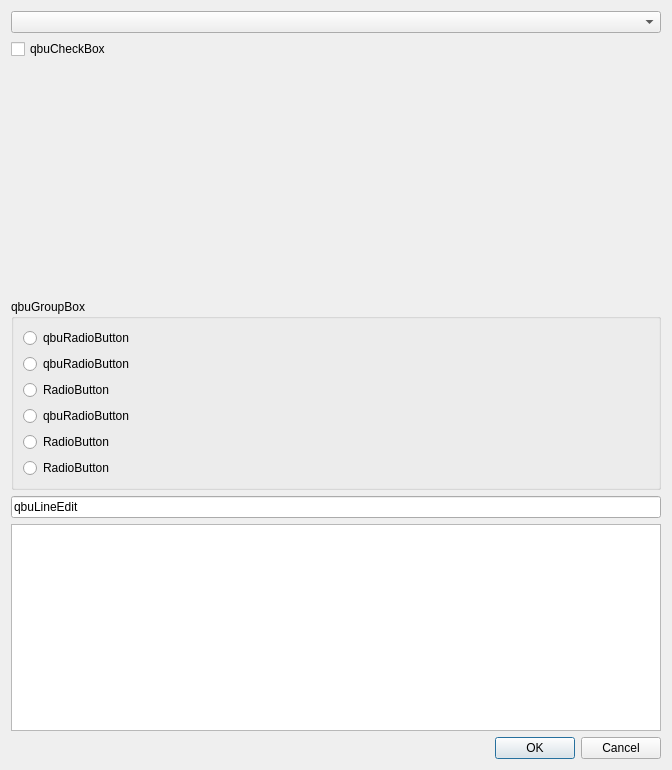
<?xml version="1.0" encoding="UTF-8"?>
<ui version="4.0">
 <class>DevelopGUIDB0</class>
 <widget class="QDialog" name="DevelopGUIDB0">
  <property name="geometry">
   <rect>
    <x>0</x>
    <y>0</y>
    <width>672</width>
    <height>770</height>
   </rect>
  </property>
  <property name="windowTitle">
   <string>Dialog</string>
  </property>
  <layout class="QVBoxLayout" name="verticalLayout">
   <item>
    <widget class="qbu::qbuComboBox" name="qbu::qbuComboBox">
     <property name="text" stdset="0">
      <string>qbuComboBox</string>
     </property>
    </widget>
   </item>
   <item>
    <widget class="qbu::qbuCheckBox" name="qbu::qbuCheckBox">
     <property name="text">
      <string>qbuCheckBox</string>
     </property>
    </widget>
   </item>
   <item>
    <spacer name="verticalSpacer">
     <property name="orientation">
      <enum>Qt::Vertical</enum>
     </property>
     <property name="sizeHint" stdset="0">
      <size>
       <width>17</width>
       <height>90</height>
      </size>
     </property>
    </spacer>
   </item>
   <item>
    <layout class="QHBoxLayout" name="horizontalLayout">
     <item>
      <widget class="qbu::qbuDateTimeEditor" name="qbu::qbuDateTimeEditor">
       <property name="text" stdset="0">
        <string>qbuDateTimeEditor</string>
       </property>
      </widget>
     </item>
     <item>
      <spacer name="horizontalSpacer">
       <property name="orientation">
        <enum>Qt::Horizontal</enum>
       </property>
       <property name="sizeHint" stdset="0">
        <size>
         <width>40</width>
         <height>20</height>
        </size>
       </property>
      </spacer>
     </item>
    </layout>
   </item>
   <item>
    <widget class="qbu::qbuGroupBox" name="qbu::qbuGroupBox">
     <property name="title">
      <string>qbuGroupBox</string>
     </property>
     <property name="text" stdset="0">
      <string>qbuGroupBox</string>
     </property>
     <layout class="QVBoxLayout" name="verticalLayout_2">
      <item>
       <widget class="qbu::qbuRadioButton" name="qbu::qbuRadioButton">
        <property name="text">
         <string>qbuRadioButton</string>
        </property>
       </widget>
      </item>
      <item>
       <widget class="qbu::qbuRadioButton" name="qbuRadioButton">
        <property name="text">
         <string>qbuRadioButton</string>
        </property>
       </widget>
      </item>
      <item>
       <widget class="qbu::qbuRadioButton" name="radioButton_2">
        <property name="text">
         <string>RadioButton</string>
        </property>
       </widget>
      </item>
      <item>
       <widget class="qbu::qbuRadioButton" name="qbu::qbuRadioButton_2">
        <property name="text">
         <string>qbuRadioButton</string>
        </property>
       </widget>
      </item>
      <item>
       <widget class="qbu::qbuRadioButton" name="radioButton_3">
        <property name="text">
         <string>RadioButton</string>
        </property>
       </widget>
      </item>
      <item>
       <widget class="QRadioButton" name="radioButton">
        <property name="text">
         <string>RadioButton</string>
        </property>
       </widget>
      </item>
     </layout>
    </widget>
   </item>
   <item>
    <widget class="qbu::qbuLineEdit" name="qbu::qbuLineEdit">
     <property name="text">
      <string>qbuLineEdit</string>
     </property>
    </widget>
   </item>
   <item>
    <widget class="qbu::qbuTextEdit" name="qbu::qbuTextEdit">
     <property name="text" stdset="0">
      <string>qbuTextEdit</string>
     </property>
    </widget>
   </item>
   <item>
    <widget class="QDialogButtonBox" name="buttonBox">
     <property name="orientation">
      <enum>Qt::Horizontal</enum>
     </property>
     <property name="standardButtons">
      <set>QDialogButtonBox::Cancel|QDialogButtonBox::Ok</set>
     </property>
    </widget>
   </item>
  </layout>
 </widget>
 <customwidgets>
  <customwidget>
   <class>qbu::qbuRadioButton</class>
   <extends>QRadioButton</extends>
   <header>qbuWidgets/qbuRadioButton.h</header>
  </customwidget>
  <customwidget>
   <class>qbu::qbuGroupBox</class>
   <extends>QGroupBox</extends>
   <header>qbuWidgets/qbuGroupBox.h</header>
   <container>1</container>
  </customwidget>
  <customwidget>
   <class>qbu::qbuComboBox</class>
   <extends>QComboBox</extends>
   <header>qbuWidgets/qbuComboBox.h</header>
  </customwidget>
  <customwidget>
   <class>qbu::qbuCheckBox</class>
   <extends>QCheckBox</extends>
   <header>qbuWidgets/qbuCheckBox.h</header>
  </customwidget>
  <customwidget>
   <class>qbu::qbuLineEdit</class>
   <extends>QLineEdit</extends>
   <header>qbuWidgets/qbuLineEdit.h</header>
  </customwidget>
  <customwidget>
   <class>qbu::qbuTextEdit</class>
   <extends>QTextEdit</extends>
   <header>qbuWidgets/qbuTextEdit.h</header>
  </customwidget>
  <customwidget>
   <class>qbu::qbuDateTimeEditor</class>
   <extends>QWidget</extends>
   <header>qbuWidgets/qbuDateTimeEditor.h</header>
  </customwidget>
 </customwidgets>
 <resources/>
 <connections>
  <connection>
   <sender>buttonBox</sender>
   <signal>accepted()</signal>
   <receiver>DevelopGUIDB0</receiver>
   <slot>accept()</slot>
   <hints>
    <hint type="sourcelabel">
     <x>248</x>
     <y>254</y>
    </hint>
    <hint type="destinationlabel">
     <x>157</x>
     <y>274</y>
    </hint>
   </hints>
  </connection>
  <connection>
   <sender>buttonBox</sender>
   <signal>rejected()</signal>
   <receiver>DevelopGUIDB0</receiver>
   <slot>reject()</slot>
   <hints>
    <hint type="sourcelabel">
     <x>316</x>
     <y>260</y>
    </hint>
    <hint type="destinationlabel">
     <x>286</x>
     <y>274</y>
    </hint>
   </hints>
  </connection>
 </connections>
</ui>
